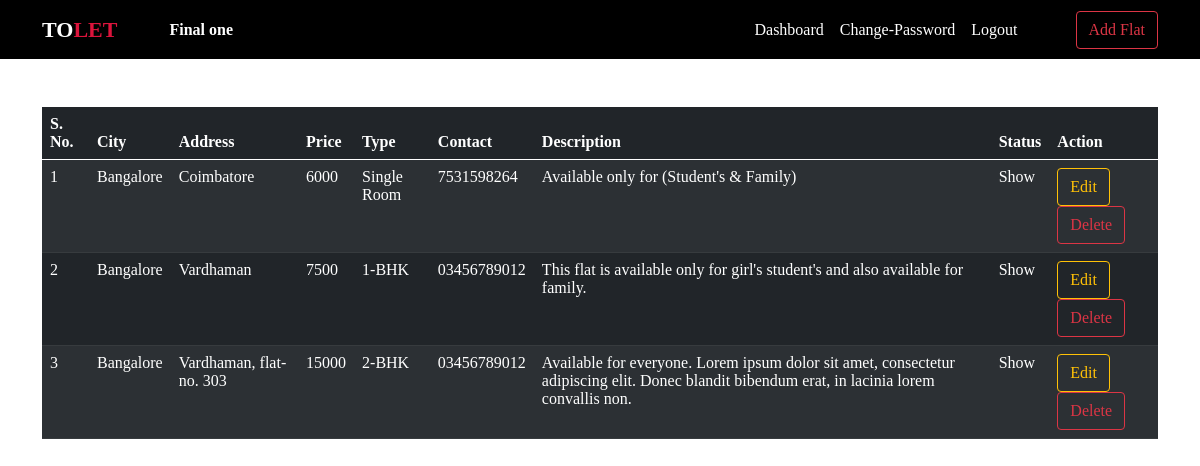
The app's page /ownerdashboard/ (signed in) with its own data.
### AddFlat/models.py (models this page shows, shortened)
class AddFlat(models.Model):
    owner = models.ForeignKey(FlatOwner, on_delete=models.CASCADE)
    address = models.CharField(max_length=300)
    contact = models.CharField(max_length=20)
    price = models.IntegerField()
    flat_type = models.CharField(max_length=30, null=True)
    image = models.FileField(upload_to="media", null=True)
    city = models.CharField(max_length=200, null=True)
    desc = models.TextField()
    flatstatus = models.CharField(max_length=50, null=True)

### AddFlat/views.py (the view)
# urls.py: path('ownerdashboard/', OwnerDashBoard, name="ownerdashboard"),
def OwnerDashBoard(request):
    if not request.user.is_authenticated:
        return redirect("ownerlogin")
    user = request.user
    owner = FlatOwner.objects.get(user=user)
    data = AddFlat.objects.filter(owner=owner)
    d = {'data':data}
    return render(request, "OwnerPages/OwnerDashboard.html",d)

### AddFlat/templates/OwnerPages/OwnerDashboard.html (shortened to what this page needs)
{% include 'Navbars/OwnerNavbar.html' %}
{% block content %}
{% load static %}
<link rel="stylesheet" href="{% static 'myfirst.css' %}">
<div class="container mt-5 container2">
    <table class="table table-dark table-striped table-hover">
        <thead>
            <tr>
                <th>S. No.</th>
                <th>City</th>
                <th>Address</th>
                <th>Price</th>
                <th>Type</th>
                <th>Contact</th>
                <th>Description</th>
                <th>Status</th>
                <th>Action</th>
            </tr>
        </thead>
        <tbody>
            {% for i in data %}
            <tr>
                <td>{{forloop.counter}}</td>
                <td>{{i.city}}</td>
                <td>{{i.address}}</td>
                <td>{{i.price}}</td>
                <td>{{i.flat_type}}</td>
                <td>{{i.contact}}</td>
                <td class="data-hide">{{i.desc}}</td>
                <td>{{i.flatstatus}}</td>
                <td>
                    <a href="{% url 'editflat' i.id %}" class="btn btn-outline-warning">Edit</a>
                    <a href="{% url 'deleteflat' i.id %}" onclick="return confirm('Are you sure? You are deleting your added flat')" class="btn btn-outline-danger">Delete</a>
                </td>
            </tr>
            {% endfor %}
        </tbody>
    </table>
</div>
{% endblock content %}

### AddFlat/templates/Navbars/OwnerNavbar.html (shortened to what this page needs)
{% load static %}
<link rel="stylesheet" href="{% static 'myfirst.css' %}">
<link href="https://cdn.jsdelivr.net/npm/bootstrap@5.0.2/dist/css/bootstrap.min.css" rel="stylesheet">
<nav class="navbar navbar-expand-lg navbar-dark" style="background-color: black;">
  <div class="container">
    <a class="navbar-brand" href="/" style="font-weight: 700; font-size: 22px; color: white;">TO<span style="color: crimson; font-weight: 700;">LET</span></a>
    <div class="collapse navbar-collapse" id="navbarSupportedContent">
      <a class="nav-link active" aria-current="page" style="color: white; margin-left: 20px; font-weight: 700;">{{request.user.first_name}} {{request.user.last_name}}</a>
      <ul class="navbar-nav ms-auto mb-2 mb-lg-0">
        <li class="nav-item">
          <a class="nav-link active" aria-current="page" href="/ownerdashboard">Dashboard</a>
        </li>
        <li class="nav-item">
          <a class="nav-link active" aria-current="page" href="#">Change-Password</a>
        </li>
        <li class="nav-item">
          <a class="nav-link active" aria-current="page" href="{% url 'Logout' %}">Logout</a>
        </li>
      </ul>
      <form class="d-flex" style="margin-left: 50px;">
        <a href="/addflats" class="btn btn-outline-danger">Add Flat</a>
      </form>
    </div>
  </div>
</nav>

### AddFlat/static/myfirst.css (style rules this page uses)
* { font-family: Cambria, Cochin, Georgia, Times, 'Times New Roman', serif; margin: 0; padding: 0; }
.container2 { width: 100%; }

### AddFlat/templates/OwnerPages/OwnerDashboard.html (style rules this page uses)
.container { font-family: Cambria, Cochin, Georgia, Times, 'Times New Roman', serif; }

### records on screen
AddFlat: city "Bangalore", address "Coimbatore", price "6000", flat_type "Single Room", contact "7531598264", desc "Available only for (Student's & Family)", flatstatus "Show"
AddFlat: city "Bangalore", address "Vardhaman", price "7500", flat_type "1-BHK", contact "03456789012", desc "This flat is available only for girl's student's and also available for family.", flatstatus "Show"
AddFlat: city "Bangalore", address "Vardhaman, flat-no. 303", price "15000", flat_type "2-BHK", contact "03456789012", desc "Available for everyone. Lorem ipsum dolor sit amet, consectetur adipiscing elit. Donec blandit bibendum erat, in lacinia lorem convallis non.", flatstatus "Show"

### other values on screen
{{ request.user.first_name }} "Final"
{{ request.user.last_name }} "one"
